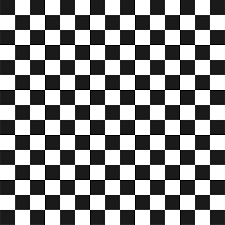
%> input picture image.png, 225 x 225 px
$ octave script.m   (GNU Octave 9; MATLAB toolbox functions it lacks are replaced by stand-ins)
%> lines starting %> are read from the running program, lines starting %| are printed output that depends on the picture; in (x1, y1, x2, y2) boxes, pixels count from 0 and x2, y2 are one past the last pixel; in counts of white or black regions, pixels touching at a corner belong together; the program's own positions count from 1
I = imread('image.png');
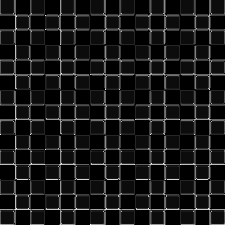
%> I: size 225x225 uint8; min 0, max 20, mean 1.82; drawn with min black and max white
%size(I);
subplot(1,2,1)
imshow(I)
title('Image Originale')
if size(I,3) == 3
    I = rgb2gray(I);
end
I = double(I);
%> I: size 225x225 double
subplot(1,2,2)
imshow(I)
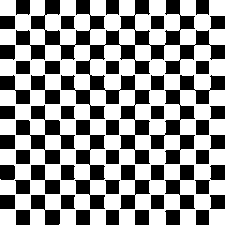
%> displayed picture: size 225x225, on the screen's scale of 0 to 255; 56.7% white; 51 black regions, largest, box (x1, y1, x2, y2) and area: (16, 0, 225, 164) 7006, (150, 75, 225, 164) 1761, (75, 120, 105, 209) 1215
title('Image en niveaux de gris')


Sx = [-1 0 1;
      -2 0 2;
      -1 0 1];
Sy = [-1 -2 -1;
       0  0  0;
       1  2  1];
Ix = conv2(I, Sx, 'same');
Iy = conv2(I, Sy, 'same');

figure
subplot(1,2,1)
imshow(Ix,[])
title('Gradient horizontal Ix')
subplot(1,2,2)
imshow(Iy,[])
title('Gradient vertical Iy')

%les produit des gradient pour la matrice de convolution
Ix2 = Ix.^2;
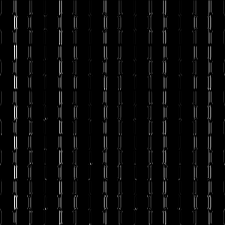
%> Ix2: size 225x225 double; min 0, max 4096, mean 137.2; drawn with min black and max white
Iy2 = Iy.^2;
Ixy = Ix .* Iy;

sigma = 2;
sizeG = 7;
[x,y] = meshgrid(-floor(sizeG/2):floor(sizeG/2), -floor(sizeG/2):floor(sizeG/2));
g = exp(-(x.^2 + y.^2)/(2*sigma^2)); %fct guassienne
g = g / sum(g(:)); %normalisation du filtre guassian

Sx2 = conv2(Ix2, g, 'same');
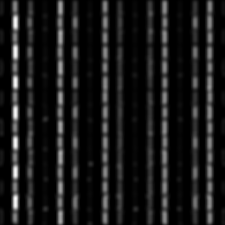
%> Sx2: size 225x225 double; min 0, max 1403, mean 136; drawn with min black and max white
Sy2 = conv2(Iy2, g, 'same');
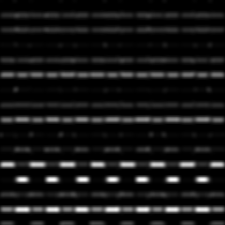
%> Sy2: size 225x225 double; min 0, max 1678.9, mean 140.8; drawn with min black and max white
Sxy = conv2(Ixy, g, 'same');
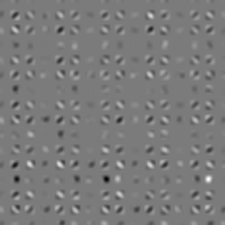
%> Sxy: size 225x225 double; min -197.4, max 210.8, mean -0.3; drawn with min black and max white
figure
subplot(1,3,1)
imshow(Sx2,[])
title('Sx2')

subplot(1,3,2)
imshow(Sy2,[])
title('Sy2')

subplot(1,3,3)
imshow(Sxy,[])
title('Sxy')

%reponse de harris
k = 0.04;
R = (Sx2 .* Sy2 - Sxy.^2) - k * (Sx2 + Sy2).^2;
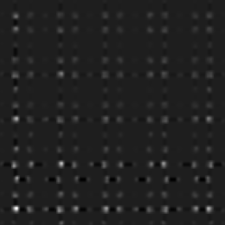
%> R: size 225x225 double; min -112754.1, max 825679.9, mean 9894.2; drawn with min black and max white
figure
imshow(R,[])
title('R閜onse de Harris')
colorbar
